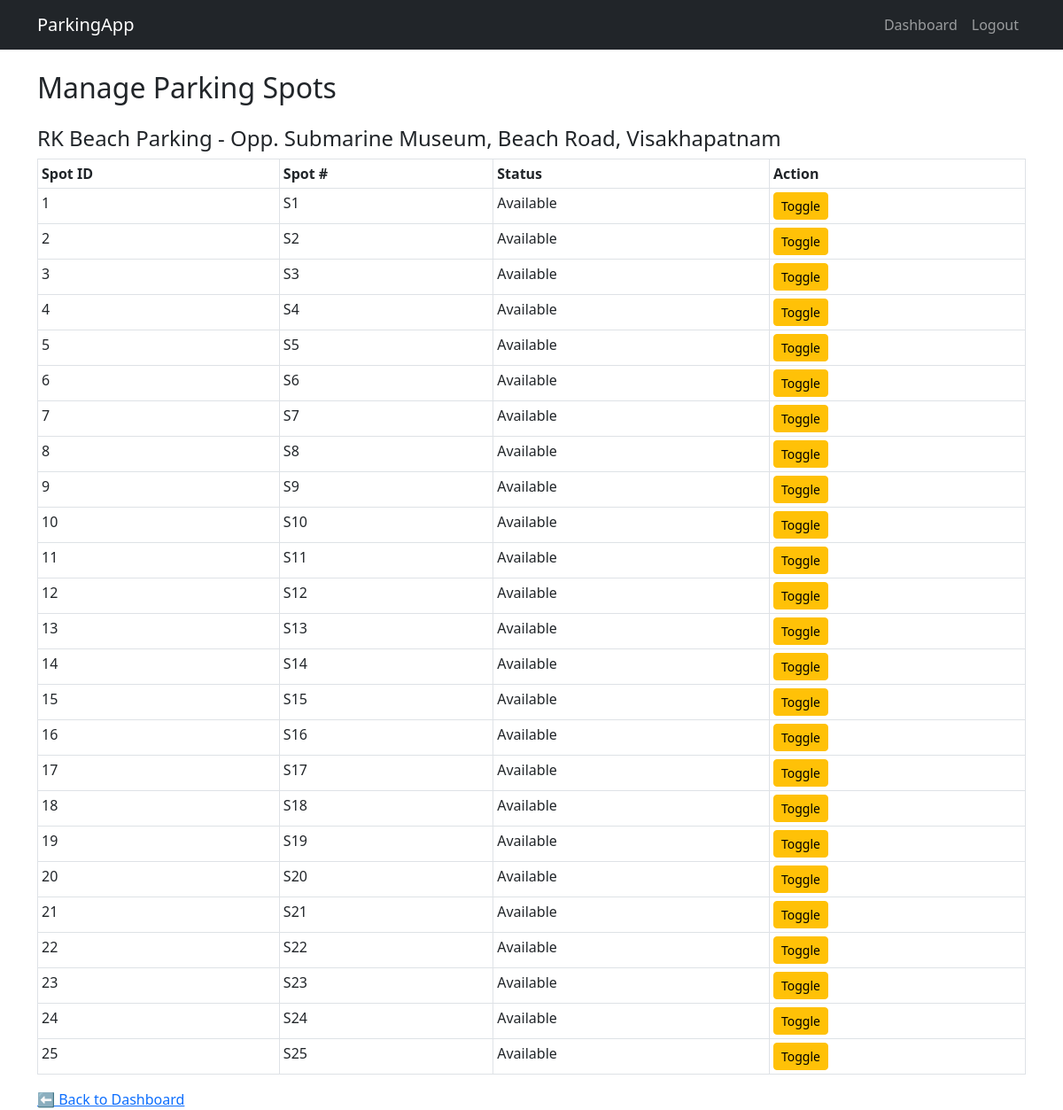
The app's page /admin/spots (signed in) with its own data.
### models.py (models this page shows)
class ParkingLot(db.Model):
    __tablename__ = 'parking_lots'
    id = db.Column(db.Integer, primary_key=True)
    location_name = db.Column(db.String(120), nullable=False)
    address = db.Column(db.Text, nullable=False)
    pin_code = db.Column(db.String(6), nullable=False)
    price_per_hour = db.Column(db.Float, nullable=False)
    max_spots = db.Column(db.Integer, nullable=False)
    status = db.Column(db.String(20), default='Active')  # Active or Inactive
    created_at = db.Column(db.DateTime, default=datetime.utcnow)
    spots = db.relationship('ParkingSpot',backref='lot',lazy=True,cascade='all, delete',passive_deletes=True)

class ParkingSpot(db.Model):
    __tablename__ = 'parking_spots'
    id = db.Column(db.Integer, primary_key=True)
    lot_id = db.Column(db.Integer, db.ForeignKey('parking_lots.id', ondelete='CASCADE'), nullable=False)
    status = db.Column(db.String(1), default='A')  # A - Available, O - Occupied
    spot_number = db.Column(db.String(20), nullable=False)
    reservation = db.relationship('Reservation', backref='spot', uselist=False)
    is_available = db.Column(db.Boolean, default=True)

### app.py (the view)
@app.route('/admin/spots')
@login_required
def manage_spots():
    if current_user.role != 'admin':
        return "Unauthorized", 403
    try:
        now = datetime.now(timezone('Asia/Kolkata'))
        expired_bookings = Reservation.query.filter(
            Reservation.status.in_(['Booked', 'O']),
            Reservation.leaving_time < now
        ).all()
        for booking in expired_bookings:
            booking.status = 'Completed'
            booking.spot.is_available = True
            booking.spot.status = 'A'
        db.session.commit()
        lots = ParkingLot.query.all()
        selected_lot_id = request.args.get('lot_id')
        spots = []
        if selected_lot_id:
            spots = ParkingSpot.query.filter_by(lot_id=selected_lot_id).all()
        return render_template("admin_spots.html", lots=lots, spots=spots, selected_lot_id=selected_lot_id)
    except Exception as e:
        print("Error in manage_slots:", e)
        return "Internal Server Error", 500

### app.py (called while the page is built)
@login_manager.user_loader
def load_user(user_id):
    role, actual_id = user_id.split(':')
    if role == 'admin':
        admin = db.session.get(Admin, int(actual_id))
        if admin:
            return UnifiedUser(f"{admin.id}", 'admin')
    else:
        user = db.session.get(User, int(actual_id))
        if user:
            return UnifiedUser(f"{user.id}", 'user')
    return None

### templates/admin_spots.html
{% extends 'base.html' %}
{% block content %}
<h2 class="my-4">Manage Parking Spots</h2>
{% if lots %}
  {% for lot in lots %}
    <h4 class="mt-4">{{ lot.location_name }} - {{ lot.address }}</h4>
    <table class="table table-sm table-bordered">
      <thead>
        <tr>
          <th>Spot ID</th>
          <th>Spot #</th>
          <th>Status</th>
          <th>Action</th>
        </tr>
      </thead>
      <tbody>
        {% for spot in lot.spots %}
          <tr>
            <td>{{ spot.id }}</td>
            <td>{{ spot.spot_number or loop.index }}</td>
            <td>
              {% if spot.status == 'A' %}
                Available
              {% elif spot.status == 'O' %}
                Occupied
              {% else %}
                Unavailable
              {% endif %}
            </td>
            <td>
              {% if spot.status != 'O' %}
                <a href="{{ url_for('toggle_spot_status', spot_id=spot.id) }}" class="btn btn-sm btn-warning">Toggle</a>
              {% else %}
                <button class="btn btn-secondary btn-sm" disabled>Occupied</button>
              {% endif %}
            </td>
          </tr>
        {% endfor %}
      </tbody>
    </table>
  {% endfor %}
{% else %}
  <p>No parking lots or spots available.</p>
{% endif %}
<a href="{{ url_for('admin_dashboard') }}">⬅ Back to Dashboard</a>
{% endblock %}

### records on screen
ParkingLot: location_name "RK Beach Parking", address "Opp. Submarine Museum, Beach Road, Visakhapatnam"
ParkingSpot: id "1", spot_number "S1", status "Available"
ParkingSpot: id "2", spot_number "S2", status "Available"
ParkingSpot: id "3", spot_number "S3", status "Available"
ParkingSpot: id "4", spot_number "S4", status "Available"
ParkingSpot: id "5", spot_number "S5", status "Available"
ParkingSpot: id "6", spot_number "S6", status "Available"
ParkingSpot: id "7", spot_number "S7", status "Available"
ParkingSpot: id "8", spot_number "S8", status "Available"
ParkingSpot: id "9", spot_number "S9", status "Available"
ParkingSpot: id "10", spot_number "S10", status "Available"
ParkingSpot: id "11", spot_number "S11", status "Available"
ParkingSpot: id "12", spot_number "S12", status "Available"
ParkingSpot: id "13", spot_number "S13", status "Available"
ParkingSpot: id "14", spot_number "S14", status "Available"
ParkingSpot: id "15", spot_number "S15", status "Available"
ParkingSpot: id "16", spot_number "S16", status "Available"
ParkingSpot: id "17", spot_number "S17", status "Available"
ParkingSpot: id "18", spot_number "S18", status "Available"
ParkingSpot: id "19", spot_number "S19", status "Available"
ParkingSpot: id "20", spot_number "S20", status "Available"
ParkingSpot: id "21", spot_number "S21", status "Available"
ParkingSpot: id "22", spot_number "S22", status "Available"
ParkingSpot: id "23", spot_number "S23", status "Available"
ParkingSpot: id "24", spot_number "S24", status "Available"
ParkingSpot: id "25", spot_number "S25", status "Available"
